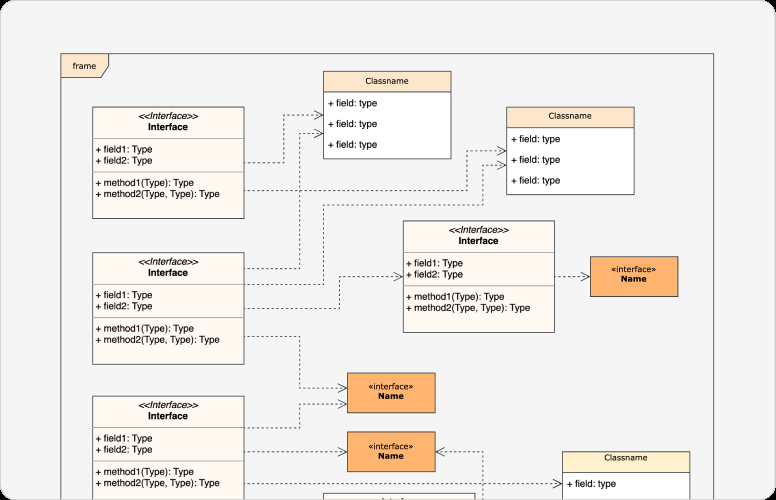
#> input picture backend/aira-ai/test_images/uml.png, 776 x 500 px
$ python -i uml_image_description_service.py   (imports and definitions only)   (older library calls are emulated)
#> lines starting #> are read from the running program, lines starting #| are printed output that depends on the picture; after the words box and inside, x2 and y2 are one past the last pixel; in counts of white or black regions, pixels touching at a corner belong together
### backend/aira-ai/ai/cloud_ai_provider.py
import base64
import json
import os
import re
import time
import urllib.error
import urllib.parse
import urllib.request
from pathlib import Path


BASE_DIR = Path(__file__).resolve().parents[2]
ENV_PATHS = [BASE_DIR / ".env", BASE_DIR.parent / ".env"]


def load_local_env():
    for env_path in ENV_PATHS:
        if not env_path.exists():
            continue
        for raw_line in env_path.read_text(encoding="utf-8", errors="ignore").splitlines():
            line = raw_line.strip()
            if not line or line.startswith("#") or "=" not in line:
                continue
            key, value = line.split("=", 1)
            os.environ.setdefault(key.strip(), value.strip().strip("'\""))


load_local_env()

GEMINI_API_KEY = os.environ.get("GEMINI_API_KEY", "").strip()
GEMINI_MODEL = os.environ.get("GEMINI_MODEL", "gemini-2.5-flash").strip()
OPENROUTER_API_KEY = os.environ.get("OPENROUTER_API_KEY", "").strip()
OPENROUTER_MODEL = os.environ.get("OPENROUTER_MODEL", "openrouter/free").strip()
OPENROUTER_APP_URL = os.environ.get("OPENROUTER_APP_URL", "http://localhost:3000").strip()
OPENROUTER_APP_NAME = os.environ.get("OPENROUTER_APP_NAME", "AIRA").strip()


class CloudAIError(RuntimeError):
    pass


def cloud_ai_available():
    return bool(GEMINI_API_KEY or OPENROUTER_API_KEY)


# [159 lines left out: functions generate_json, call_gemini, call_openrouter, post_json, encode_image, parse_json_response and 1 more, not called in this run]

### backend/aira-ai/ai/uml_image_to_text.py
import cv2
import pytesseract
import os
import re
import numpy as np
from PIL import Image
from pytesseract import Output

pytesseract.pytesseract.tesseract_cmd = r"C:\Program Files\Tesseract-OCR\tesseract.exe"


def extract_text_from_uml(image_path):
    """
    Extract text from UML diagram image using OCR
    """
    if not os.path.exists(image_path):
        raise FileNotFoundError("UML image not found")

    image = cv2.imread(image_path)
    if image is None:
        image = read_image_with_pillow(image_path)
    if image is None:
        return ""

    scale = 2
    image = cv2.resize(image, None, fx=scale, fy=scale, interpolation=cv2.INTER_CUBIC)
    gray = cv2.cvtColor(image, cv2.COLOR_BGR2GRAY)

    # Improve OCR accuracy for screenshots and exported diagrams.
    gray = cv2.GaussianBlur(gray, (3, 3), 0)
    gray = cv2.threshold(gray, 0, 255, cv2.THRESH_BINARY + cv2.THRESH_OTSU)[1]

    text = pytesseract.image_to_string(gray, config="--oem 3 --psm 6")
    sparse_text = pytesseract.image_to_string(gray, config="--oem 3 --psm 11")
    if sparse_text.strip():
        text = f"{text}\n{sparse_text}"
    use_case_metadata = extract_use_case_layout_metadata(image)
    if use_case_metadata:
        text = "\n".join([text, *use_case_metadata])
    sequence_metadata = extract_sequence_layout_metadata(image)
    if sequence_metadata:
        text = "\n".join([text, *sequence_metadata])
    activity_metadata = extract_activity_layout_metadata(image)
    if activity_metadata:
        text = "\n".join([text, *activity_metadata])
    # Colored activity nodes can resemble class headers. Structural activity
    # and sequence evidence must win before class-header heuristics are added.
    if not activity_metadata and not sequence_metadata and not use_case_metadata:
        header_labels = extract_colored_header_labels(image)
        if header_labels:
            text = "\n".join([*(f"CLASS_HEADER: {label}" for label in header_labels), text])

    return clean_ocr_text(text)


# [792 lines left out: functions extract_use_case_layout_metadata, read_use_case_label, clean_use_case_node_label, most_consistent_ocr_candidate, is_probable_use_case_node_label, read_external_actor_labels and 32 more, not called in this run]


def is_er_diagram(text):
    value = str(text or "").lower()
    return sum(1 for item in ["int pk", "int fk", "varchar", "timestamp", "uml_requests", "uploaded_files"] if item in value) >= 3


# [335 lines left out: functions is_ai_pipeline_diagram, build_ai_pipeline_description, is_architecture_interface_diagram, build_architecture_interface_description, build_er_description, build_deployment_description and 16 more, not called in this run]

### backend/aira-ai/ai/uml_image_description_service.py
import re
from html import unescape
from pathlib import Path

import cv2

from ai.cloud_ai_provider import CloudAIError, cloud_ai_available, generate_json
from ai.uml_image_to_text import extract_text_from_uml, generate_uml_description
from ai.vision_result_utils import build_diagram_prompt, normalize_vision_result


def describe_uml_image(image_path, requested_diagram_type=""):
    path = Path(image_path)
    if not path.exists():
        raise FileNotFoundError(f"UML image not found: {path}")

    image_quality = assess_image_quality(path)
    if not image_quality["is_usable"]:
        return build_unreadable_image_result(image_quality)

    vision_result = None
    vision_error = ""
    if cloud_ai_available():
        try:
            cloud_result, provider = generate_json(
                build_diagram_prompt(requested_diagram_type),
                image_path=str(path),
            )
            vision_result = normalize_vision_result(cloud_result)
            vision_result["provider"] = provider
        except CloudAIError as error:
            vision_error = str(error)

    if vision_result:
        return build_local_vision_description(vision_result)

    extracted_text = extract_text_from_uml(str(path))
    basic_description = generate_uml_description(extracted_text)

    if basic_description:
        description = basic_description
    else:
        description = build_fallback_description(extracted_text)

    type_assessment = assess_diagram_type(extracted_text, requested_diagram_type)
    type_assessment["provider"] = "Local computer vision and OCR"
    type_assessment["vision_model_status"] = vision_error
    return {
        "status": "review_required",
        "image_path": str(path),
        "extracted_text": extracted_text,
        "description": description,
        "table_rows": build_description_table_rows(extracted_text, description),
        "summary": build_professional_summary(extracted_text, description),
        "analysis_quality": type_assessment,
        "review_structure": build_clean_review_structure(extracted_text, type_assessment),
        "professional_report": build_professional_report(
            extracted_text,
            [] if normalize_project_diagram_type(requested_diagram_type) else description,
            requested_diagram_type,
        ),
    }


# [215 lines left out: functions build_local_vision_description, describe_confirmed_uml_structure, clean_confirmed_values, build_clean_review_structure, not called in this run]


def tagged_review_values(text, tags):
    pattern = rf"(?mi)^(?:{'|'.join(re.escape(tag) for tag in tags)}):\s*(.+)$"
    return [match.strip() for match in re.findall(pattern, str(text or "")) if match.strip()]


# [55 lines left out: functions is_clean_review_label, confirmed_actor_role, confirmed_element_description, confirmed_relationship_description, not called in this run]


def assess_image_quality(image_path):
    image = cv2.imread(str(image_path))
#> image is the input picture: shape (500, 776, 3); mean B, G, R 234, 237.4, 240.5
    if image is None:
        return {
            "is_usable": False,
            "reason": "unreadable",
            "message": "This image could not be read. Please upload a valid PNG, JPG, JPEG, WEBP, or BMP image.",
            "sharpness": 0,
        }

    height, width = image.shape[:2]
#> height = 500; width = 776
    gray = cv2.cvtColor(image, cv2.COLOR_BGR2GRAY)
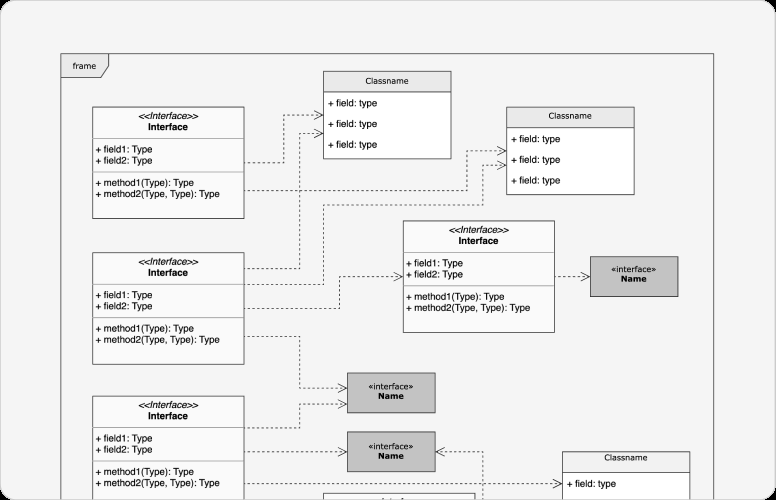
#> gray: shape (500, 776); min 0, max 255, mean 237.9
    sharpness = float(cv2.Laplacian(gray, cv2.CV_64F).var())
#> sharpness = 4029.6
    contrast = float(gray.std())
#> contrast = 30.13

    if width < 320 or height < 220:
        return {
            "is_usable": False,
            "reason": "low_resolution",
            "message": (
                "This diagram image is too small to analyze reliably. Please upload a clearer image with a higher resolution."
            ),
            "sharpness": round(sharpness, 1),
        }

    # A low Laplacian variance indicates that text and connector edges have
    # lost enough detail that OCR-based diagram analysis would be misleading.
    if sharpness < 22:
        return {
            "is_usable": False,
            "reason": "blurry",
            "message": (
                "This diagram image is blurry and its text or connections cannot be read reliably. "
                "Please upload a clearer, higher-quality image."
            ),
            "sharpness": round(sharpness, 1),
        }

    if contrast < 12:
        return {
            "is_usable": False,
            "reason": "low_contrast",
            "message": (
                "This diagram has very low contrast, so its text and connections cannot be detected reliably. "
                "Please upload a clearer image with readable text and visible connectors."
            ),
            "sharpness": round(sharpness, 1),
        }

    return {
        "is_usable": True,
        "reason": "usable",
        "message": "",
        "sharpness": round(sharpness, 1),
    }


# [1058 lines left out: functions build_unreadable_image_result, describe_uml_project, build_description_table_rows, build_professional_report, assess_diagram_type, build_uncertain_diagram_report and 27 more, not called in this run]


def detect_deployment_items(text, patterns):
    return [name for name, pattern in patterns if re.search(pattern, text, flags=re.I)]


# [511 lines left out: functions deployment_node_responsibility, build_class_report, build_general_uml_report, infer_general_element_meaning, infer_class_responsibility, infer_members_for_class and 16 more, not called in this run]

>>> result = describe_uml_image('../test_images/uml.png')
#> in describe_uml_image, `image_quality = assess_image_quality(path)`: image_quality = {'is_usable': True, 'reason': 'usable', 'message': '', 'sharpness': 4029.6}
#> in extract_text_from_uml, `gray = cv2.threshold(gray, 0, 255, cv2.THRESH_BINARY + cv2.THRESH_OTSU..`:
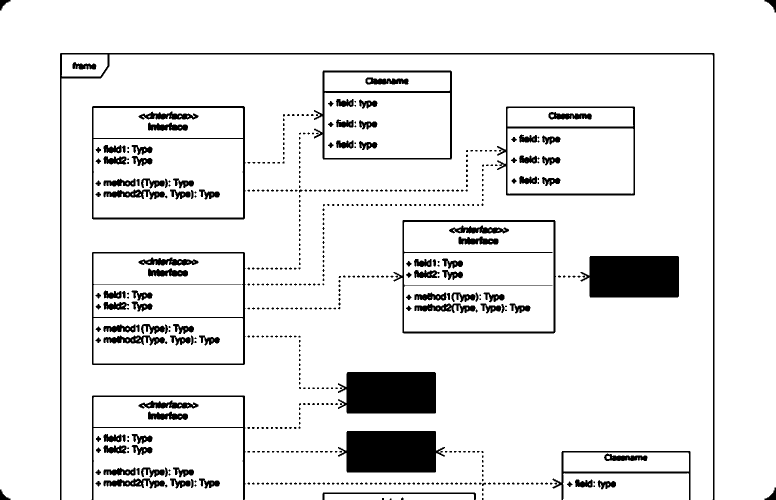
#> gray: shape (1000, 1552) (shown at 1/2 size); 91.4% white; 584 black regions (459 under 20 px), largest, box (x1, y1, x2, y2) and area: (676, 862, 890, 945) 15105, (676, 744, 872, 827) 15079, (1161, 512, 1358, 595) 14988
#> (the run stopped early here; a loop or call above may not have finished)
